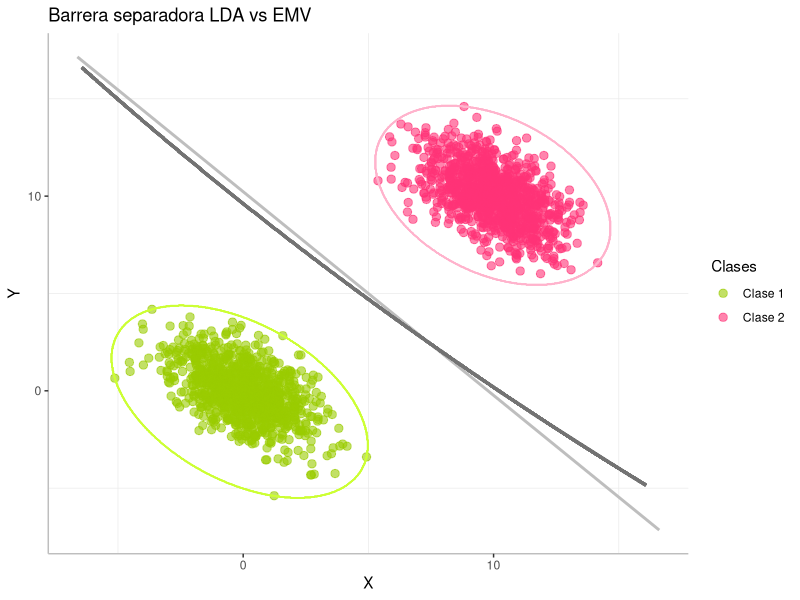

Source code (R): (Note: a time limit stopped this script after it produced the figure.)

library(MASS)
library(ggplot2)

############################################################################################################################################
############################################################################################################################################
# LDA
############################################################################################################################################
# Crear las dos clases de puntos:

n <- 1000
Sigma <- matrix(c(2,-1,-1,2),2,2)
mu1 <- c(0,0)
mu2 <- c(10,10)

set.seed(1234)
c1 <- cbind(mvrnorm(n, mu = mu1, Sigma), rep("Clase 1", n))
c2 <- cbind(mvrnorm(n, mu = mu2, Sigma), rep("Clase 2", n))

data_lda <- data.frame(rbind(c1,c2))
names(data_lda) <- c("X", "Y", "Clases")
data_lda$X <- as.numeric(as.character(data_lda$X))
data_lda$Y <- as.numeric(as.character(data_lda$Y))


remove(Sigma, c1,c2)

############################################################################################################################################
# LDA Y puntos por los que pasa el hiperplano separador

lda_model <- lda(Clases ~., data_lda, prior = c(0.5,0.5))

W <- lda_model$scaling                                    # Winv <- W%*%t(W) no sé por qué funciona
# el hiperplano es ortogonal a:
l <- ginv(W)*(lda_model$means[1,] - lda_model$means[2,])
# y como pasa por lda_model$means, también pasa por:
p1 <- colMeans(lda_model$means) + 1.7*c(l[1], -l[2])
p2 <- colMeans(lda_model$means) - 1.7*c(l[1], -l[2])
ps <- data.frame(rbind(p1,p2))


remove(lda_model,W,l,p1,p2)

############################################################################################################################################
# Resultados de elipsoide de menor volumen:

lda_x1 = c(-0.1403,-0.5585)
lda_A1 = matrix(c(0.0481, 0.0226, 0.0226, 0.0516),2,2)
lda_x2 = c( 9.9713, 10.0423)
lda_A2 = matrix(c(0.0526, 0.0200, 0.0200, 0.0548),2,2)

xmin = min(data_lda[,1])
xmax = max(data_lda[,1])
ymin = min(data_lda[,2])
ymax = max(data_lda[,2])

x = seq(xmin-abs(xmax-xmin)/10, xmax+abs(xmax-xmin)/10, len = n)
y = seq(ymin-abs(ymax-ymin)/10, ymax+abs(ymax-ymin)/10, len = n)
z = data.frame(as.matrix(expand.grid(x,y), 0))

c1 = apply(z,1,function(x) t(lda_x1-x)%*%lda_A1%*%(lda_x1-x)<1)
c2 = apply(z,1,function(x) t(lda_x2-x)%*%lda_A2%*%(lda_x2-x)<1)
dist = apply(z,1,function(x) (t(lda_x1-x)%*%lda_A1%*%(lda_x1-x))-(t(lda_x2-x)%*%lda_A2%*%(lda_x2-x))<0)

elipses_lda = data.frame(cbind(z,c1,c2,dist))

names(elipses_lda) = c("X","Y","C1", "C2","Dist")
elipses_lda$X <- as.numeric(as.character(elipses_lda$X))
elipses_lda$Y <- as.numeric(as.character(elipses_lda$Y))


remove(lda_x1,lda_A1,lda_x2,lda_A2,x,y,z,c1,c2,xmin,xmax,ymin,ymax)

############################################################################################################################################
# Gráficas
ggplot(data_lda, aes(x=X, y=Y, color=Clases)) + geom_point(alpha = 0.6, size = 2.5) + theme_bw()  + 
  theme(axis.line = element_line(colour = "gray"), panel.grid.major = element_blank(), 
        panel.border = element_blank(), panel.background = element_blank(), legend.key=element_rect(colour='transparent') ) +
  ggtitle("Barrera separadora LDA vs EMV") +
  scale_colour_manual(values=c("#99cc00", "#ff3377")) +
  geom_line(data=ps, aes(x=X, y=Y), color="gray", size=1) +
  stat_contour(data=elipses_lda, aes(x=X, y=Y, z=as.numeric(Dist)), color="#737373", size=1) +
  stat_contour(data=elipses_lda, aes(x=X, y=Y, z=as.numeric(C1), alpha=0.1), color="#ccff33", show_guide=FALSE) +
  stat_contour(data=elipses_lda, aes(x=X, y=Y, z=as.numeric(C2), alpha=0.1), color="#ffb3cc", show_guide=FALSE)


############################################################################################################################################
############################################################################################################################################
# QDA

sigma1 <- matrix(c(2,-1,-1,2),2,2)
sigma2 <- matrix(c(1,0,0,1),2,2)

set.seed(1234)
c3 <- cbind(mvrnorm(n, mu = mu1, Sigma=sigma1), rep(1, n))
c4 <- cbind(mvrnorm(n, mu = mu2, Sigma=sigma2), rep(2, n))

data_qda <- data.frame(rbind(c3,c4))
names(data_qda) <- c("X", "Y", "Clases")
data_qda$X <- as.numeric(as.character(data_qda$X))
data_qda$Y <- as.numeric(as.character(data_qda$Y))
data_qda$Clases <- as.factor(data_qda$Clases)


remove(sigma1, sigma2, c3, c4)

############################################################################################################################################
# QDA

qda_model <- qda(Clases ~., data_qda, prior = c(0.5,0.5))

xmin = min(data_qda[,1])
xmax = max(data_qda[,1])
ymin = min(data_qda[,2])
ymax = max(data_qda[,2])

x = seq(xmin-abs(xmax-xmin)/10, xmax+abs(xmax-xmin)/10, len = n)
y = seq(ymin-abs(ymax-ymin)/10, ymax+abs(ymax-ymin)/10, len = n)
z = data.frame(as.matrix(expand.grid(x,y), 0))
names(z) = c("X","Y")
grid_pred <- predict(qda_model, z)$class

data_dec_bound <- data.frame(cbind(z,grid_pred))
names(data_dec_bound) <- c("X","Y","Clases")
data_dec_bound$X <- as.numeric(as.character(data_dec_bound$X))
data_dec_bound$Y <- as.numeric(as.character(data_dec_bound$Y))


remove(grid_pred)

############################################################################################################################################
# Resultados de elipsoide de menor volumen:

qda_x1 = c(-0.1403,-0.5585)
qda_A1 = matrix(c(0.0481, 0.0226, 0.0226, 0.0516),2,2)
qda_x2 = c( 10.0037, 10.1182)
qda_A2 = matrix(c(0.0837, 0.0028, 0.0028, 0.0956),2,2)

c1 = apply(z,1,function(x) t(qda_x1-x)%*%qda_A1%*%(qda_x1-x)<1)
c2 = apply(z,1,function(x) t(qda_x2-x)%*%qda_A2%*%(qda_x2-x)<1)
dist = apply(z,1,function(x) (t(qda_x1-x)%*%qda_A1%*%(qda_x1-x))-(t(qda_x2-x)%*%qda_A2%*%(qda_x2-x))<0)

elipses_qda = data.frame(cbind(z,c1,c2,dist))

names(elipses_qda) = c("X","Y","C1", "C2","Dist")
elipses_qda$X <- as.numeric(as.character(elipses_qda$X))
elipses_qda$Y <- as.numeric(as.character(elipses_qda$Y))


remove(qda_x1,qda_A1,qda_x2,qda_A2,x,y,z,c1,c2,xmin,xmax,ymin,ymax)

############################################################################################################################################
# Gráficas
ggplot(data_qda, aes(x=X, y=Y, color=Clases)) + geom_point(alpha = 0.6, size = 2.5) + theme_bw()  + 
  theme(axis.line = element_line(colour = "gray"), panel.grid.major = element_blank(), 
        panel.border = element_blank(), panel.background = element_blank(), legend.key=element_rect(colour='transparent') ) +
  ggtitle("Barrera separadora QDA vs EMV") +
  scale_colour_manual(values=c("#99cc00", "#ff3377")) +
  stat_contour(data=data_dec_bound, aes(x=X, y=Y, z=as.numeric(as.character(Clases))), color="gray") +
  stat_contour(data=elipses_qda, aes(x=X, y=Y, z=as.numeric(Dist)), color="#737373", size=1) +
  stat_contour(data=elipses_qda, aes(x=X, y=Y, z=as.numeric(C1), alpha=0.1), color="#ccff33", show_guide=FALSE) +
  stat_contour(data=elipses_qda, aes(x=X, y=Y, z=as.numeric(C2), alpha=0.1), color="#ffb3cc", show_guide=FALSE)
